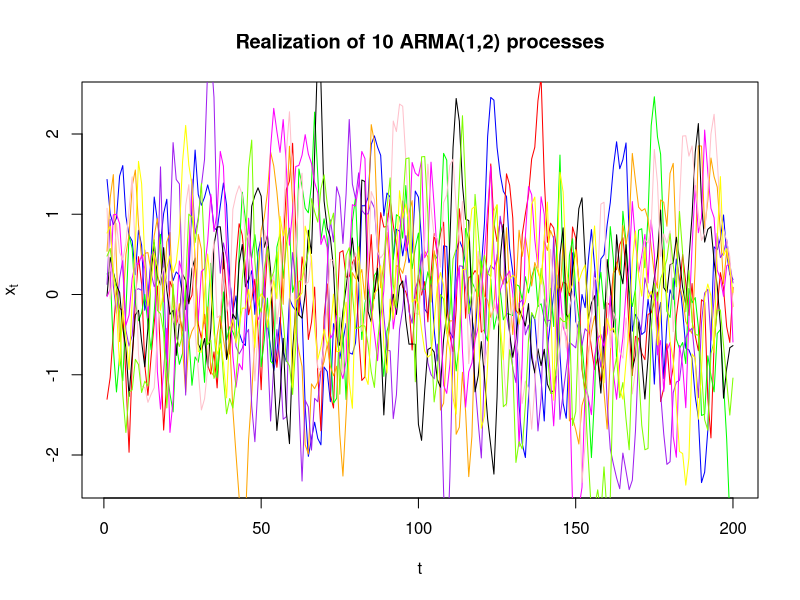
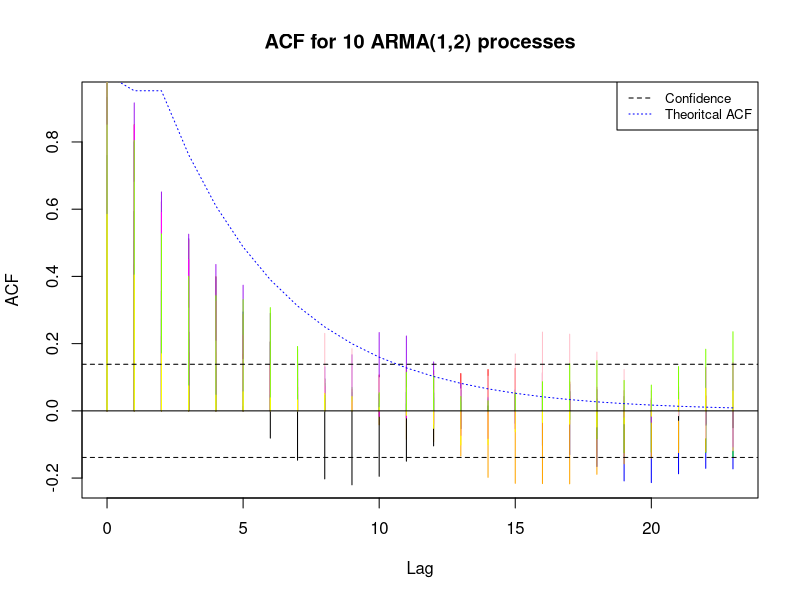
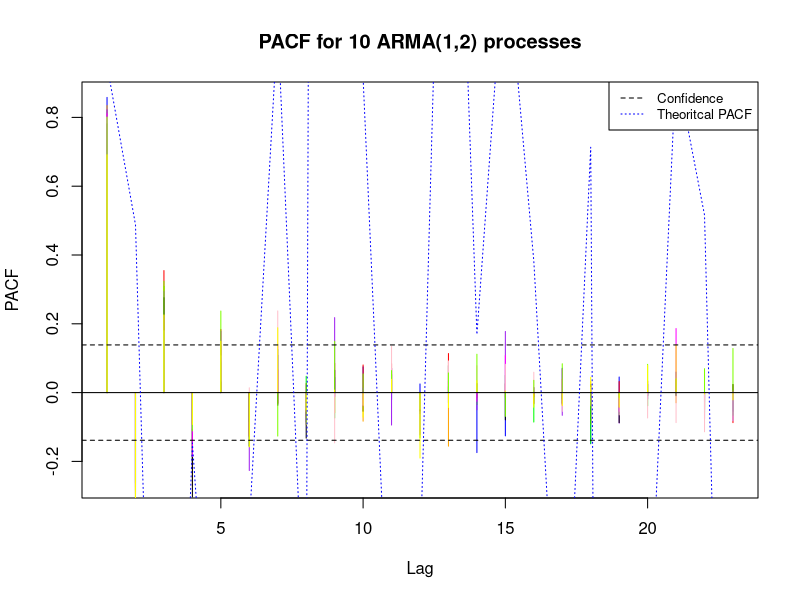

Reproduce these figures in R, in order.
#simulering 
p <- 2 # AR order
q <- 3 # MA order

theta <- c(0.8) #changed from minus because of the way arima.sim works
phi <- c(0.8,-0.5)

cat("AR parameters:",round(theta,3))
cat("MA parameters:",round(phi,3))
n <- 200
colours = list("blue","red","green","orange","purple","black","magenta","pink","chartreuse","yellow")
set.seed(1222)
y = matrix(0,10,200)
###########################################################
# plotting realizations
for (i in 1:10) {
    # set.seed(i)
    ts <- arima.sim(list(ar=theta,ma=phi), n, sd=0.4)
    y[i,] <- ts[1:200]
    t = c(1:n)
    if (i == 1) {
    plot(t,y[i,],type="l",col=toString(colours[i]),xlab="t",ylab=expression(x[t]),main ="Realization of 10 ARMA(1,2) processes")
    }
    else {
    lines(t,y[i,],type="l",col=toString(colours[i]))  
    }
}

##########################################################
#Plotting ACF

for (i in 1:10) {
    ACF <- acf(y[i,],main="ACF",plot = FALSE,type="covariance") 
    if (i == 1) {
    plot(ACF$lag,ACF$acf,type="h",col=toString(colours[i]),xlab="Lag",ylab="ACF",main="ACF for 10 ARMA(1,2) processes")
    }
    else {
    lines(ACF$lag,ACF$acf,type="h",col=toString(colours[i]))  
    }

}

#confidence intervals (assuming white noise):
ci = 0.95
abline(h=qnorm((1 + ci)/2)/sqrt(n),lty=2)
abline(h=-qnorm((1 + ci)/2)/sqrt(n),lty=2)
abline(h = 0)

#theoritical ACF
fun_acf <- function(k) {
    if (k == 0) {
        return(1) 
    }
    if (k == 1 | k == 2) {
        return(20/21)
    }
    else {
        return(0.8*fun_acf(k-1))
    }
}

lines(c(0:23),lapply(c(0:23),fun_acf),col="blue",lty=3)
legend("topright",legend=c("Confidence","Theoritcal ACF"),
       col=c("black","blue"),lty = 2:3, cex=0.8)

##############################################################
# PACF
for (i in 1:10) {
    PACF <- pacf(y[i,],main="ACF",plot = FALSE) 
    if (i == 1) {
    plot(PACF$lag,PACF$acf,type="h",col=toString(colours[i]),xlab="Lag",ylab="PACF",main="PACF for 10 ARMA(1,2) processes")
    }
    else {
    lines(PACF$lag,PACF$acf,type="h",col=toString(colours[i]))  
    }

}
abline(h=qnorm((1 + ci)/2)/sqrt(n),lty=2)
abline(h=-qnorm((1 + ci)/2)/sqrt(n),lty=2)
abline(h = 0)

#Theoritical PACF
fun_pacf <- function(k) {
    rhos <- sapply(c(0:(k-1)),fun_acf)
    rhos <- rhos * 0.84
    Rho_k <- sapply(c(1:k),fun_acf)
    Rho_k <- Rho_k * 0.84
    P_k <- as.matrix(toeplitz(rhos))
    Phi_k <- solve(P_k,Rho_k)
    return(tail(Phi_k,n=1))
}


lines(c(1:23),lapply(c(1:23),fun_pacf),col="blue",lty=3)
legend("topright",legend=c("Confidence","Theoritcal PACF"),
       col=c("black","blue"),lty = 2:3, cex=0.8)

lapply(c(1:23),fun_pacf)
##################################
#Variance of each realization
vars = rep(0,10)
for (i in 1:10) {
    vars[i] <- var(y[i,])
}
mean(vars)
